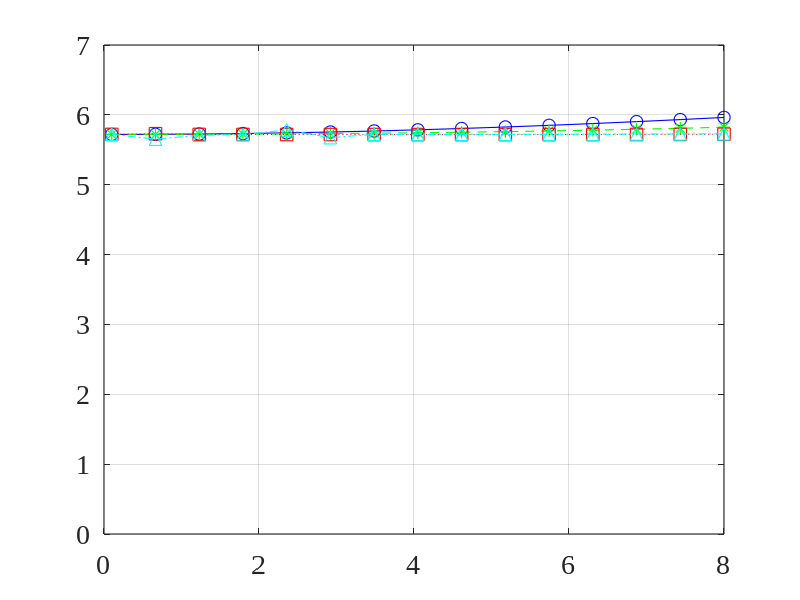
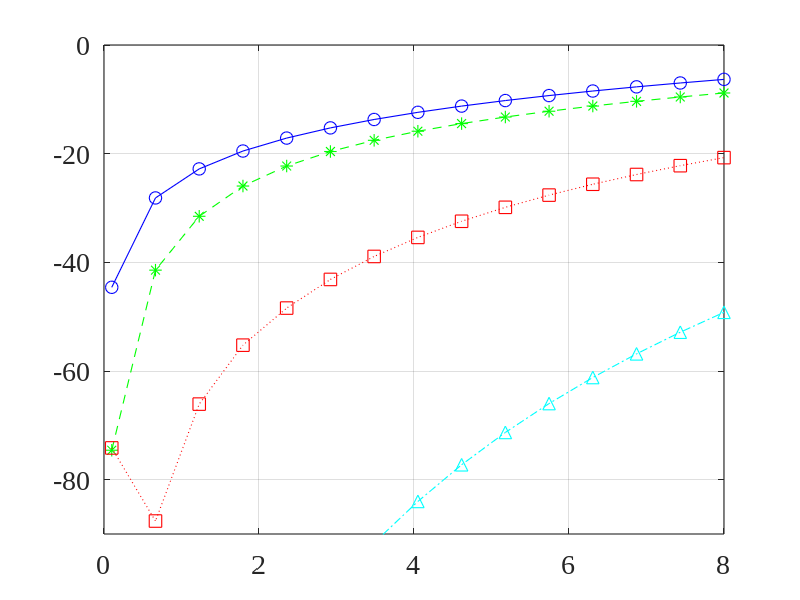

The MATLAB source for these figures, in order:
close all; clc; clear all;
linewd = 0.8;
hcfontsize = 20;
MarkerSize=9;
c=340;

theta_d=0/180*pi;

delta=0.005;
M_values=[3 4 6 8];     % number of microphones
f=linspace(100,8e3,15)';  % frequency

D1_dB_values=zeros(length(f),length(M_values));
W2_dB_values=zeros(length(f),length(M_values));

for idxM=1:length(M_values)
    M=M_values(idxM);
    [m_mat,n_mat]=meshgrid(1:M,1:M);
    for idx_f=1:length(f)
        fk=f(idx_f);
        d=exp(-1i*2*pi*fk*delta/c*(0:M-1)'*cos(theta_d));
        Gamma0=sinc(2*fk*delta/c*(m_mat-n_mat));
        b1=0.5*[3^0.5-1; 3-3^0.5];  % supercardioid
        f_bar=2*pi*delta/c*fk*(0:1)';
        b0bar=besselj(0,f_bar);
        b1bar=2i*besselj(1,f_bar);
        B1bar=[b0bar.'; b1bar.'];
        hNR=B1bar\b1;
        H=toeplitz([conj(hNR(1)); zeros(M-2,1)],[hNR' zeros(1,M-2)])';
        f_bar=2*pi*delta/c*fk*(0:M-1)';
        dt=H'*d;
        GammaC=besseli(0,2i*pi*fk*(m_mat-n_mat)*delta/c);
        R=H'*GammaC*H;
        b0bar=besselj(0,-f_bar);
        b1bar=1i*besselj(1,-f_bar);
        Gamma_dpc=[b0bar b1bar];
        g_LS=R\H'*Gamma_dpc*b1;
        g_CLS=g_LS+(1-dt'*g_LS)/(dt'/R*dt)*(R\dt);
        h=H*g_CLS;
        D1_dB_values(idx_f,idxM)=10*log10(abs(h'*d)^2/(h'*Gamma0*h));
        W2_dB_values(idx_f,idxM)=10*log10(abs(h'*d)^2/(h'*h));
    end
end

figure
plot(f/1e3,D1_dB_values(:,1),'-bo','linewidth',linewd, 'MarkerSize',MarkerSize);
hold on
plot(f/1e3,D1_dB_values(:,2),'--g*','linewidth',linewd, 'MarkerSize',MarkerSize);
plot(f/1e3,D1_dB_values(:,3),':rs','linewidth',linewd, 'MarkerSize',MarkerSize);
plot(f/1e3,D1_dB_values(:,4),'-.c^','linewidth',linewd, 'MarkerSize',MarkerSize);
hold off
set(gca, 'Color', [1, 1, 1]);
set(gca, 'FontName', 'Times New Roman');
set(gca, 'FontSize', hcfontsize);
set(gca, 'LineWidth', linewd);
set(gca,'YLim',[0 7]);
box on; grid on;

figure
plot(f/1e3,W2_dB_values(:,1),'-bo','linewidth',linewd, 'MarkerSize',MarkerSize);
hold on
plot(f/1e3,W2_dB_values(:,2),'--g*','linewidth',linewd, 'MarkerSize',MarkerSize);
plot(f/1e3,W2_dB_values(:,3),':rs','linewidth',linewd, 'MarkerSize',MarkerSize);
plot(f/1e3,W2_dB_values(:,4),'-.c^','linewidth',linewd, 'MarkerSize',MarkerSize);
hold off
set(gca, 'Color', [1, 1, 1]);
set(gca, 'FontName', 'Times New Roman');
set(gca, 'FontSize', hcfontsize);
set(gca, 'LineWidth', linewd);
set(gca,'YLim',[-90 0]);
box on; grid on;
